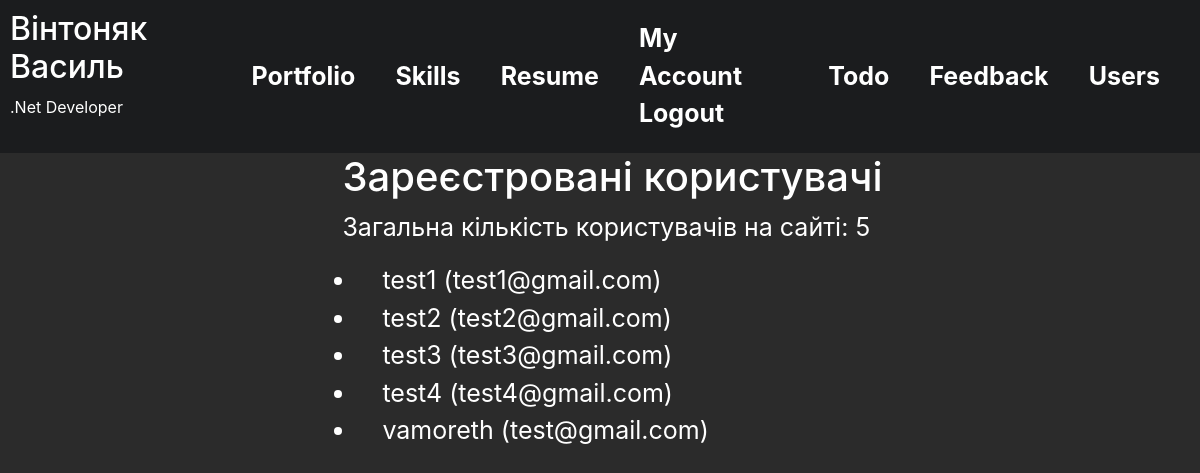
/users (signed in), run on the app's committed database.
### app/models.py (models this page shows, shortened)
class User(db.Model):
    id = db.Column(db.Integer, primary_key=True)
    username = db.Column(db.String(64), index=True, unique=True, nullable=False)
    email = db.Column(db.String(120), index=True, unique=True, nullable=False)
    about_me = db.Column(db.String(140))
    last_seen = db.Column(db.DateTime, default=datetime.now())
    image_file = db.Column(db.String(20), nullable=False, default='default.jpg')
    password = db.Column(db.String(60), nullable=False)

### app/views.py (the view)
@app.route('/users')
def users():
    all_users = User.query.all()
    total_users = len(all_users)
    return render_template('users.html', users=all_users, total_users=total_users)

### app/__init__.py (called while the page is built)
@login_manager.user_loader
def load_user(user_id):
    from app.models import User
    return User.query.get(int(user_id))

### app/views.py (called while the page is built)
@app.after_request
def after_request(response):
    if current_user.is_authenticated:
        current_user.last_seen = datetime.now()
        try:
            db.session.commit()
        except:
            flash('Error while updating user last seen!', 'danger')
    return response

### app/templates/users.html (shortened to what this page needs)
{% extends 'base.html' %}
{% block content %}
<div class="users_table">
    <h1>Зареєстровані користувачі</h1>
    {% if total_users > 0 %}
        <p>Загальна кількість користувачів на сайті: {{ total_users }}</p>
        <ul>
            {% for user in users %}
                <li>{{ user.username }} ({{ user.email }})</li>
            {% endfor %}
        </ul>
    {% else %}
        <p>На сайті немає зареєстрованих користувачів.</p>
    {% endif %}
</div>
{% endblock %}

### app/static/css/style.css (style rules this page uses)
body { background-color: #2b2b2b; margin: 0; min-height: 100vh; display: flex; flex-direction: column; color: #ffff; }
.todo_table, .feedback_table, .users_table { margin: auto; font-size: 25px; text-indent: 25px; }

### data on the page
User: username "test1", email "test1@gmail.com"
User: username "test2", email "test2@gmail.com"
User: username "test3", email "test3@gmail.com"
User: username "test4", email "test4@gmail.com"
User: username "vamoreth", email "test@gmail.com"

### other printed values
{{ name }} "Portfolio" "Skills" "Resume" "Todo" "Feedback" "Users"
{{ total_users }} "5"
